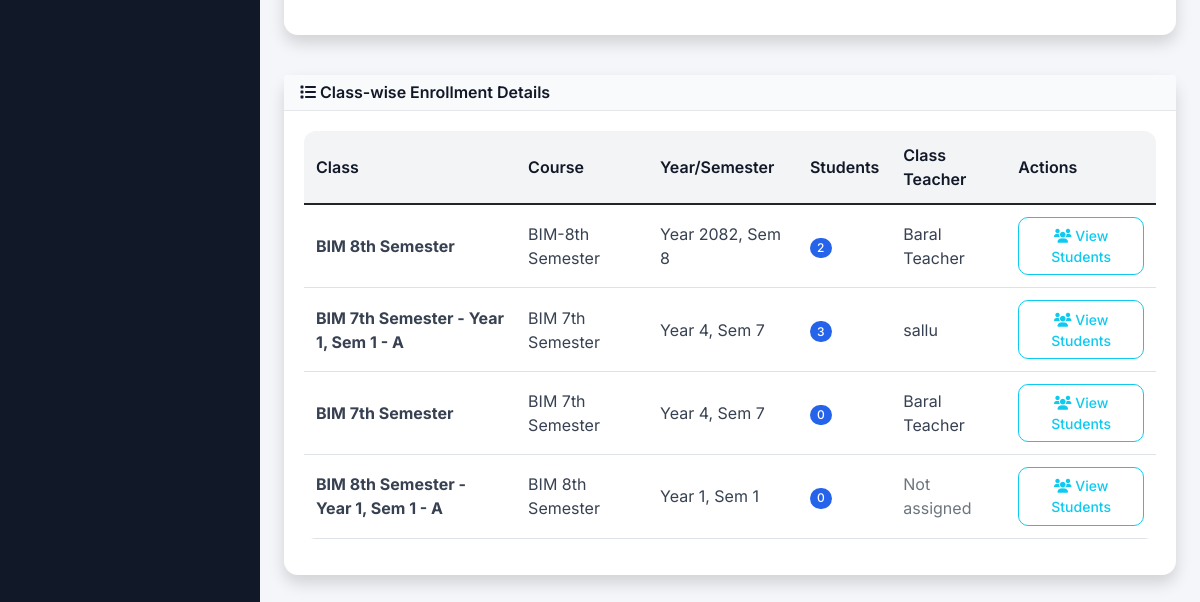
Page /academic/enrollments/report/ (signed in, lower part) on the earlier database version.
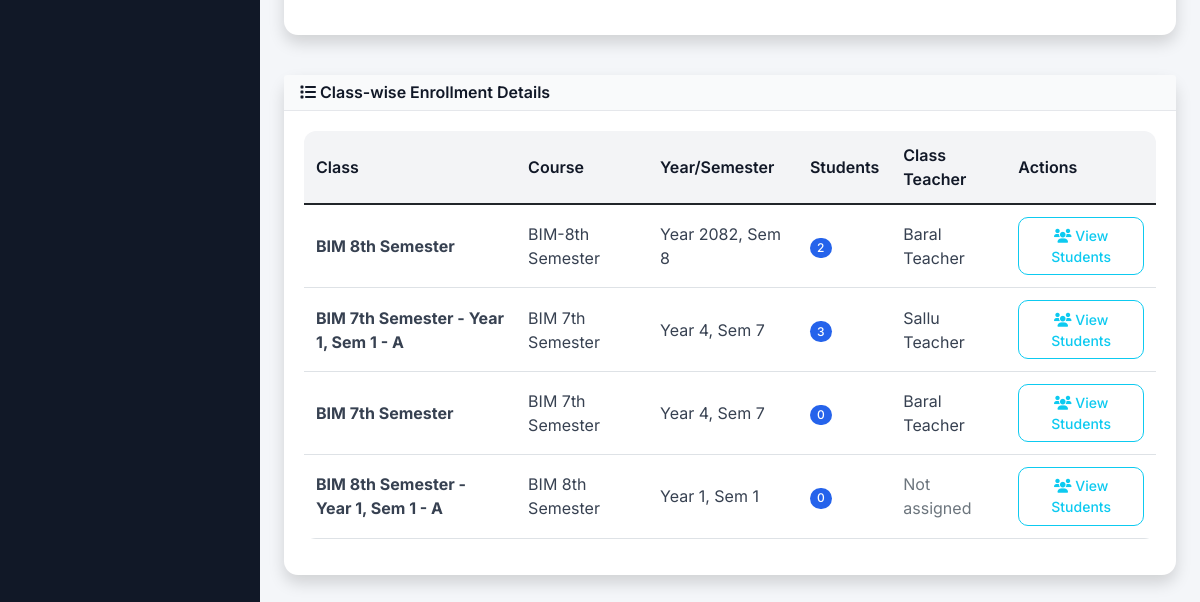
Same page on the later database version.
### academic/models.py (models this page shows, shortened)
class Class(models.Model):
    name = models.CharField(max_length=50)
    course = models.ForeignKey(Course, on_delete=models.CASCADE)
    year = models.PositiveIntegerField()  # 1st year, 2nd year, etc.
    semester = models.PositiveIntegerField()
    section = models.CharField(max_length=10)
    academic_year = models.ForeignKey(AcademicYear, on_delete=models.CASCADE)
    class_teacher = models.ForeignKey(TeacherProfile, on_delete=models.SET_NULL, null=True, blank=True, related_name='class_teacher_for')
    class Meta:
        unique_together = ['course', 'year', 'semester', 'section', 'academic_year']

class Course(models.Model):
    name = models.CharField(max_length=100)
    code = models.CharField(max_length=20, unique=True)
    department = models.ForeignKey(Department, on_delete=models.CASCADE)
    duration_years = models.PositiveIntegerField(default=4)
    description = models.TextField(blank=True)

### accounts/models.py (models this page shows, shortened)
class TeacherProfile(models.Model):
    user = models.OneToOneField(User, on_delete=models.CASCADE, related_name='teacher_profile')
    employee_id = models.CharField(max_length=20, unique=True)
    qualification = models.CharField(max_length=200)
    experience_years = models.PositiveIntegerField(default=0)
    specialization = models.CharField(max_length=100)
    joining_date = models.DateField()

class User(AbstractUser):
    USER_TYPE_CHOICES = (
        ('admin', 'Admin'),
        ('student', 'Student'),
        ('teacher', 'Teacher'),
        ('parent', 'Parent'),
    )
    user_type = models.CharField(max_length=10, choices=USER_TYPE_CHOICES)
    phone_regex = RegexValidator(regex=r'^\+?1?\d{9,15}$', message="Phone number must be entered in the format: '+999999999'. Up to 15 digits allowed.")
    phone_number = models.CharField(validators=[phone_regex], max_length=17, blank=True)
    address = models.TextField(blank=True)
    date_of_birth = models.DateField(null=True, blank=True)
    profile_picture = models.ImageField(upload_to='profile_pics/', blank=True, null=True)
    is_active = models.BooleanField(default=True)
    created_at = models.DateTimeField(auto_now_add=True)
    updated_at = models.DateTimeField(auto_now=True)

### academic/views.py (the view)
# urls.py: path('enrollments/report/', views.student_enrollment_report, name='student_enrollment_report'),
@login_required
def student_enrollment_report(request):
    if request.user.user_type not in ['admin', 'teacher']:
        messages.error(request, 'Access denied.')
        return redirect('accounts:dashboard')
    course_enrollments = []
    courses = Course.objects.all()
    for course in courses:
        classes = Class.objects.filter(course=course)
        student_count = StudentEnrollment.objects.filter(
            class_enrolled__course=course,
            is_active=True
        ).count()
        course_enrollments.append({
            'course': course,
            'class_count': classes.count(),
            'student_count': student_count
        })
    class_enrollments = []
    classes = Class.objects.select_related('course', 'class_teacher__user')
    for class_obj in classes:
        student_count = StudentEnrollment.objects.filter(
            class_enrolled=class_obj,
            is_active=True
        ).count()
        class_enrollments.append({
            'class': class_obj,
            'student_count': student_count
        })
    total_students = StudentEnrollment.objects.filter(is_active=True).count()
    active_enrollments = StudentEnrollment.objects.filter(is_active=True).count()
    total_courses = Course.objects.count()
    total_classes = Class.objects.count()
    context = {
        'course_enrollments': course_enrollments,
        'class_enrollments': class_enrollments,
        'total_students': total_students,
        'active_enrollments': active_enrollments,
        'total_courses': total_courses,
        'total_classes': total_classes
    }
    return render(request, 'academic/student_enrollment_report.html', context)

### templates/academic/student_enrollment_report.html (shortened to what this page needs)
{% extends 'base.html' %}
{% block content %}
<div class="row">
    <div class="col-12">
        <div class="card shadow">
            <div class="card-body">
                {% if course_enrollments %}
                <div class="table-responsive">
                </div>
                {% else %}
                <div class="text-center py-5">
                    <i class="fas fa-chart-bar fa-4x text-muted mb-4"></i>
                    <h4 class="text-muted">No Enrollment Data</h4>
                    <p class="text-muted">No students are enrolled in any courses yet.</p>
                </div>
                {% endif %}
            </div>
        </div>
    </div>
</div>
{% if class_enrollments %}
<div class="row mt-4">
    <div class="col-12">
        <div class="card shadow">
            <div class="card-header bg-success text-white">
                <h6 class="m-0"><i class="fas fa-list"></i> Class-wise Enrollment Details</h6>
            </div>
            <div class="card-body">
                <div class="table-responsive">
                    <table class="table table-sm">
                        <thead>
                            <tr>
                                <th>Class</th>
                                <th>Course</th>
                                <th>Year/Semester</th>
                                <th>Students</th>
                                <th>Class Teacher</th>
                                <th>Actions</th>
                            </tr>
                        </thead>
                        <tbody>
                            {% for class_data in class_enrollments %}
                            <tr>
                                <td><strong>{{ class_data.class.name }}</strong></td>
                                <td>{{ class_data.class.course.name }}</td>
                                <td>Year {{ class_data.class.year }}, Sem {{ class_data.class.semester }}</td>
                                <td>
                                    <span class="badge bg-primary">{{ class_data.student_count }}</span>
                                </td>
                                <td>
                                    {% if class_data.class.class_teacher %}
                                        {{ class_data.class.class_teacher.user.get_full_name|default:class_data.class.class_teacher.user.username }}
                                    {% else %}
                                        <span class="text-muted">Not assigned</span>
                                    {% endif %}
                                </td>
                                <td>
                                    <a href="{% url 'academic:teacher_class_students' class_data.class.id %}" class="btn btn-sm btn-outline-info">
                                        <i class="fas fa-users"></i> View Students
                                    </a>
                                </td>
                            </tr>
                            {% endfor %}
                        </tbody>
                    </table>
                </div>
            </div>
        </div>
    </div>
</div>
{% endif %}
{% endblock %}

Differences in the rows shown:
changed through a linked row, Class "BIM 7th Semester - Year 1, Sem 1 - A": class.class_teacher.user.get_full_name "sallu" → "Sallu Teacher"
